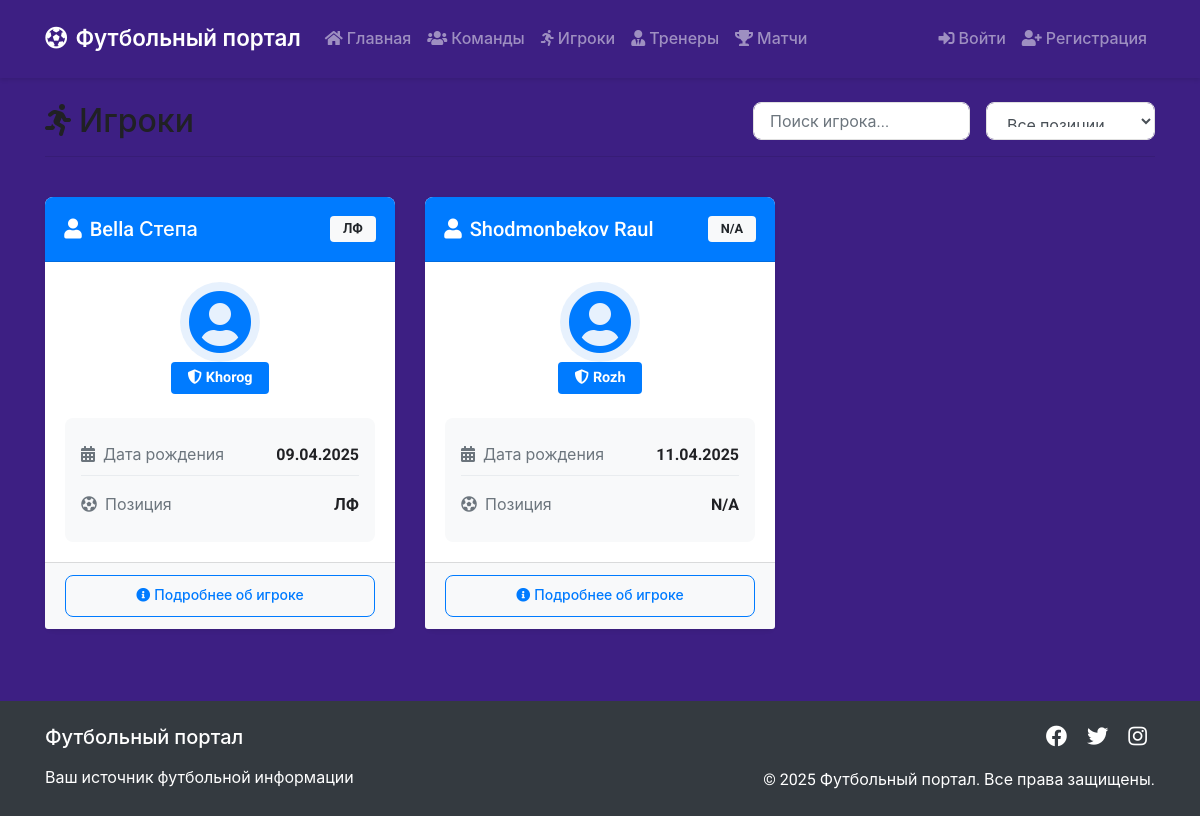
The page /players on the database its author committed.
### app.py (models this page shows, shortened)
class Player(db.Model):
    player_id = db.Column(db.Integer, primary_key=True)
    first_name = db.Column(db.String(50), nullable=False)
    last_name = db.Column(db.String(50), nullable=False)
    birth_date = db.Column(db.Date, nullable=False)
    position = db.Column(db.String(50), nullable=False)
    team_id = db.Column(db.Integer, db.ForeignKey('team.team_id'), nullable=False)

class Team(db.Model):
    team_id = db.Column(db.Integer, primary_key=True)
    team_name = db.Column(db.String(100), nullable=False)
    players = db.relationship('Player', backref='team', lazy=True)

### app.py (the view)
@app.route('/players')
def players():
    players = Player.query.all()
    return render_template('players.html', title='Игроки', players=players)

### templates/players.html (shortened to what this page needs)
{% extends "base.html" %}
{% block content %}
<div class="row mb-4">
    <div class="col-12">
        <div class="d-flex justify-content-between align-items-center">
            <h2 class="mb-0">
                <i class="fas fa-running mr-2"></i>Игроки
            </h2>
            <div class="d-flex align-items-center">
                <div class="search-box mr-3">
                    <input type="text" class="form-control" id="playerSearch" placeholder="Поиск игрока...">
                </div>
                <div class="filter-box">
                    <select class="form-control" id="positionFilter">
                        <option value="">Все позиции</option>
                    </select>
                </div>
            </div>
        </div>
        <hr class="mt-3">
    </div>
</div>
<div class="row" id="playersContainer">
    {% if players %}
        {% for player in players %}
            <div class="col-md-6 col-lg-4 mb-4 player-card"
                 data-position="{{ player.position }}"
                 data-name="{{ player.last_name }} {{ player.first_name }}">
                <div class="card h-100 shadow-sm">
                    <div class="card-header bg-primary text-white">
                        <div class="d-flex justify-content-between align-items-center">
                            <h5 class="mb-0">
                                <i class="fas fa-user mr-2"></i>{{ player.last_name }} {{ player.first_name }}
                            </h5>
                            <span class="badge badge-light position-badge">
                                {{ player.position }}
                            </span>
                        </div>
                    </div>
                    <div class="card-body">
                        <div class="player-info">
                            <div class="text-center mb-4">
                                <div class="player-avatar mb-3">
                                    <i class="fas fa-user-circle fa-4x text-primary"></i>
                                </div>
                                {% if player.team %}
                                    <div class="team-badge">
                                        <span class="badge badge-primary">
                                            <i class="fas fa-shield-alt mr-1"></i>{{ player.team.team_name }}
                                        </span>
                                    </div>
                                {% endif %}
                            </div>
                            <div class="player-details">
                                <div class="detail-item d-flex justify-content-between align-items-center mb-2">
                                    <span class="text-muted">
                                        <i class="fas fa-calendar-alt mr-2"></i>Дата рождения
                                    </span>
                                    <span class="font-weight-bold">
                                        {{ player.birth_date.strftime('%d.%m.%Y') }}
                                    </span>
                                </div>
                                <div class="detail-item d-flex justify-content-between align-items-center">
                                    <span class="text-muted">
                                        <i class="fas fa-futbol mr-2"></i>Позиция
                                    </span>
                                    <span class="font-weight-bold">
                                        {{ player.position }}
                                    </span>
                                </div>
                            </div>
                        </div>
                    </div>
                    <div class="card-footer bg-light">
                        <button class="btn btn-outline-primary btn-sm btn-block">
                            <i class="fas fa-info-circle mr-1"></i>Подробнее об игроке
                        </button>
                    </div>
                </div>
            </div>
        {% endfor %}
    {% endif %}
</div>
{% endblock %}

### static/css/main.css (style rules this page uses)
:root { --primary-color: #1a73e8; --secondary-color: #34a853; --background-color: #3d1f83; --text-color: #202124; --border-radius: 8px; --transition-speed: 0.3s; }
body { font-family: 'Roboto', -apple-system, BlinkMacSystemFont, 'Segoe UI', Arial, sans-serif; color: var(--text-color); background-color: var(--background-color); line-height: 1.6; }
.card { border: none; box-shadow: 0 2px 8px rgba(0,0,0,0.1); border-radius: var(--border-radius); transition: transform var(--transition-speed); }
.card-header { border-top-left-radius: var(--border-radius) !important; border-top-right-radius: var(--border-radius) !important; background: var(--primary-color); padding: 1.2rem; }
.form-control { border-radius: var(--border-radius); padding: 0.75rem 1rem; border: 1px solid #e0e0e0; transition: border-color var(--transition-speed), box-shadow var(--transition-speed); }
.btn { padding: 0.6rem 1.5rem; font-weight: 500; border-radius: var(--border-radius); transition: all var(--transition-speed); }

### templates/players.html (style rules this page uses)
.player-avatar { width: 80px; height: 80px; margin: 0 auto; display: flex; align-items: center; justify-content: center; border-radius: 50%; background-color: rgba(26, 115, 232, 0.1); }
.position-badge { font-size: 0.8rem; padding: 0.4rem 0.8rem; }
.player-details { background-color: #f8f9fa; padding: 1rem; border-radius: 8px; }
.detail-item { padding: 0.5rem 0; border-bottom: 1px solid #e9ecef; }
.detail-item:last-child { border-bottom: none; }
.team-badge { margin-top: -1rem; margin-bottom: 1rem; }
.team-badge .badge { padding: 0.5rem 1rem; font-size: 0.9rem; }

### rows shown on the page
Player: last_name "Bella", first_name "Степа", position "ЛФ", team.team_name "Khorog", birth_date "09.04.2025"
Player: last_name "Shodmonbekov", first_name "Raul", position "N/A", team.team_name "Rozh", birth_date "11.04.2025"
